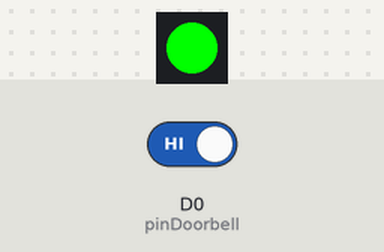
This sketch was run on a simulated Particle Photon. Shown: 1 RGB LEDs in strip order, left to right. The inputs (shaded band) are chosen by the test bench; at power-on: D0 (pinDoorbell) HIGH.

Above: at 1.2 s.
1.3 s: D0 (pinDoorbell) driven LOW
At 2.5 s:
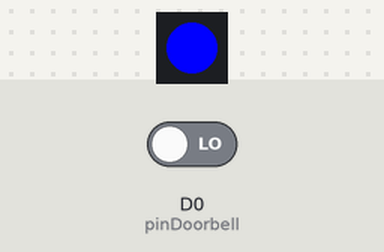
2.8 s: D0 (pinDoorbell) driven HIGH
At 3.6 s:
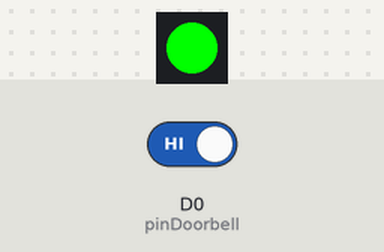
Timing chart, 0 to 5.8 s (numbered marks = the images above; inputs shaded):
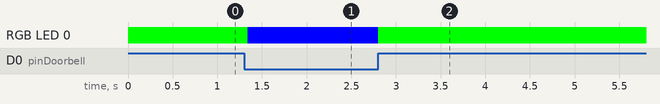

The sketch:

doorbelldetector.ino
```cpp
int millLast = 0;                    // Last time (in millis()) the doorbell was pressed
int pinDoorbell = D0;                // Button pin
int millDelay = 10000;               // How much time to wait until we allow another doorbell "ring" again
double tempC = 0.0;


void setup() {
    pinMode(pinDoorbell, INPUT_PULLUP);
    RGB.control(true);
}

void loop() {
    if(digitalRead(pinDoorbell)==LOW)
        dingdong();
    else
        RGB.color(0, 255, 0);
}


void dingdong() {
    if(millLast==0 || (millLast+millDelay)<millis()) {
        millLast = millis();
        Particle.publish("Doorbell", "Doorbell");
         Particle.publish("LIFX_TURN_ON_FDOOR_LIGHT");
        RGB.color(0, 0, 255);
        delay(1000);
    }
}
```

Measured:
- after the input at 1.3 s, RGB LED 0: RGB(0, 255, 0) → RGB(0, 0, 255) at once
- after the input at 2.8 s, RGB LED 0: RGB(0, 0, 255) → RGB(0, 255, 0) at once
